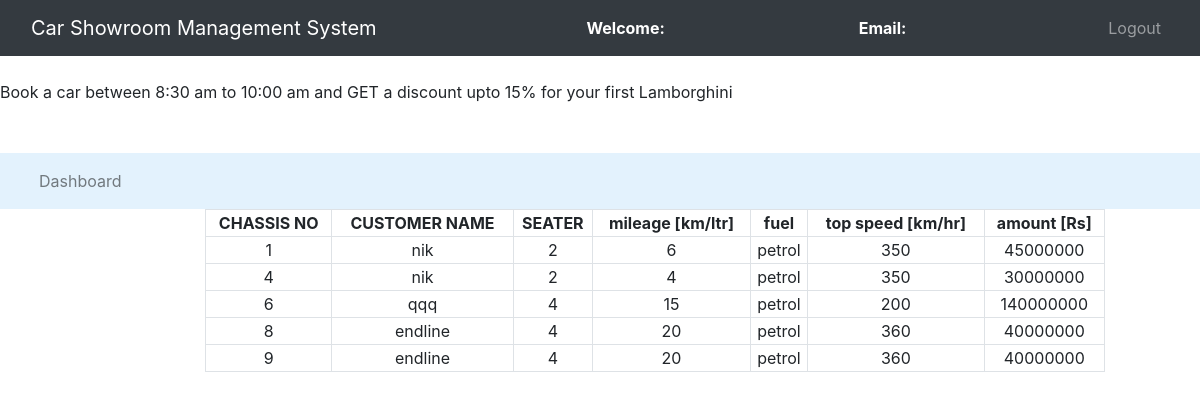
The page /csms/admin/specscar.php on the database its author committed.
### tables this page shows
CREATE TABLE `spec` (
  `chassisno` int(30) NOT NULL,
  `id` int(30) NOT NULL,
  `seater` int(30) NOT NULL,
  `mileage` int(30) NOT NULL,
  `fuel` varchar(30) NOT NULL,
  `topspeed` int(30) NOT NULL,
  `amount` int(30) NOT NULL
);

CREATE TABLE `register` (
  `id` int(30) NOT NULL,
  `name` varchar(30) NOT NULL,
  `email` varchar(30) NOT NULL,
  `password` varchar(30) NOT NULL,
  `mobile` int(30) NOT NULL,
  `address` varchar(30) NOT NULL
);

### csms/admin/specscar.php (the view, shortened to what this page needs)
<?php
	$connection = mysqli_connect("localhost","root","");
	$query = "select spec.chassisno,spec.mileage,spec.fuel,spec.seater,
	spec.topspeed,spec.amount,register.name from spec left join register on
	spec.id = register.id";
?>
<!DOCTYPE html>
<html lang="en" dir="ltr">
  <head>
    <link rel="stylesheet" href="https://stackpath.bootstrapcdn.com/bootstrap/4.1.3/css/bootstrap.min.css">
  </head>
  <body>
    <nav class="navbar navbar-expand-lg navbar-dark bg-dark">
		<div class="container-fluid">
			<div class="navbar-header">
				<a class="navbar-brand" href="index.php">Car Showroom Management System</a>
			</div>
      <font style="color: white"><span><strong>Welcome: <?php echo $_SESSION['name'];?></strong></span></font>
			<font style="color: white"><span><strong>Email: <?php echo $_SESSION['email'];?></strong></span></font>
			<ul class="nav navbar-nav navbar-right">
        <li class="nav-item"><a class="nav-link" href="logout.php">Logout</a></li>
			</ul>
		</div>
	</nav><br>
  <span><marquee>Book a car between 8:30 am to 10:00 am and GET a discount upto 15% for your first Lamborghini</marquee></span><br><br>
  <div class="row">
   <div class="col-md-3">
     </div>
   </div>
	 <nav class="navbar navbar-expand-lg navbar-light" style="background-color: #e3f2fd">
	<div class="container-fluid">
		<ul class="nav navbar-nav navbar-center">
			<li class="nav-item">
				<a href="admin_dashboard.php" class="nav-link">Dashboard</a>
			</li>
</nav>
<div class="row">
	<div class="col-md-2"></div>
	<div class="col-md-8">
		<form>
			<table class="table-bordered" width="900px" style="text-align: center">
				<tr>
					<th>CHASSIS NO</th>
          <th>CUSTOMER NAME</th>
					<th>SEATER</th>
          <th>mileage [km/ltr]</th>
          <th>fuel</th>
          <th>top speed [km/hr]</th>
          <th>amount [Rs] </th>
				</tr>
				<?php
					$query_run = mysqli_query($connection,$query);
					while($row = mysqli_fetch_assoc($query_run)){
						$chassisno = $row['chassisno'];
            $name = $row['name'];
						$seater = $row['seater'];
            $mileage = $row['mileage'];
            $fuel = $row['fuel'];
            $topspeed = $row['topspeed'];
            $amount = $row['amount'];
				?>
						<tr>
							<td><?php echo $chassisno;?></td>
              <td><?php echo $name;?></td>
							<td><?php echo $seater;?></td>
              <td><?php echo $mileage;?></td>
              <td><?php echo $fuel;?></td>
							<td><?php echo $topspeed;?></td>
							<td><?php echo $amount;?></td>
						</tr>
						<?php
					}
				?>
			</table>
		</form>
	</div>
	<div class="col-md-2"></div>
</div>
</body>
</html>

### rows shown on the page
spec: chassisno "1", id.name "nik", seater "2", mileage "6", fuel "petrol", topspeed "350", amount "45000000"
spec: chassisno "4", id.name "nik", seater "2", mileage "4", fuel "petrol", topspeed "350", amount "30000000"
spec: chassisno "6", id.name "qqq", seater "4", mileage "15", fuel "petrol", topspeed "200", amount "140000000"
spec: chassisno "8", id.name "endline", seater "4", mileage "20", fuel "petrol", topspeed "360", amount "40000000"
spec: chassisno "9", id.name "endline", seater "4", mileage "20", fuel "petrol", topspeed "360", amount "40000000"
